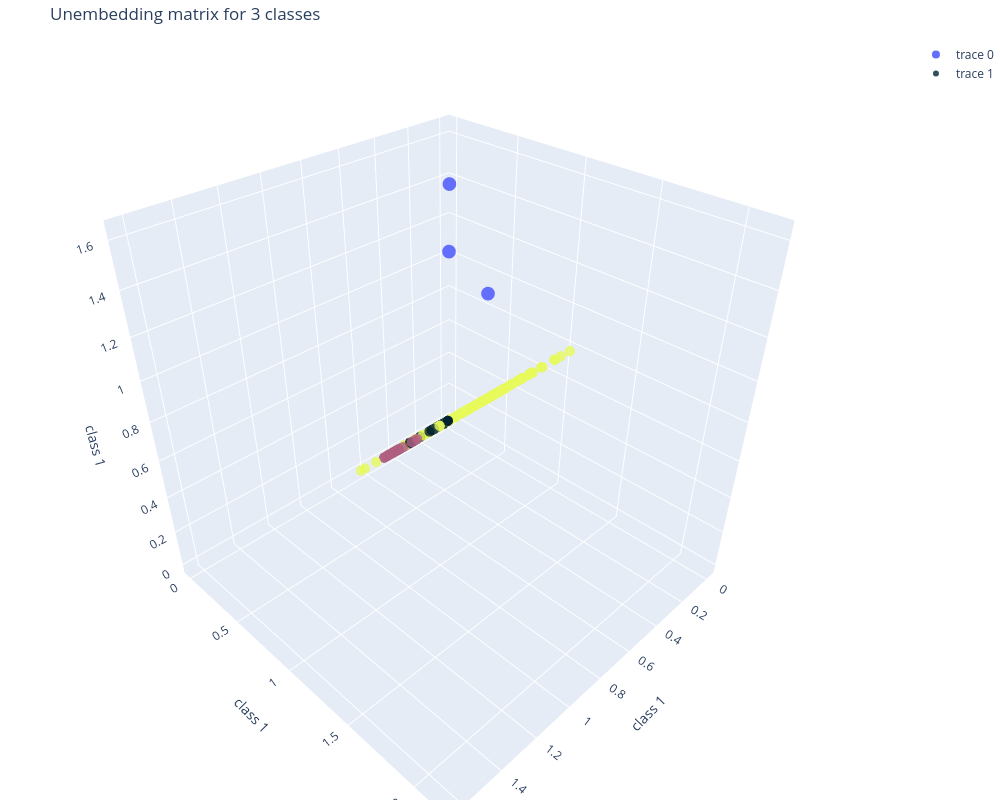

Write notebook code for a chart like this one.
### Code cell
import numpy as np
import plotly.graph_objects as go

# Create the 3D plot using plotly
fig = go.Figure()

w_numpy = model.w.detach().cpu().numpy()

fig.add_trace(go.Scatter3d(
    x=w_numpy[:, 0], y=w_numpy[:, 1], z=w_numpy[:, 2],
    mode='markers', 
))

# fig.add_trace(go.Scatter3d(
#     x=logits[:, 0], y=logits[:, 1], z=logits[:, 2],
#     mode='markers',
#     marker=dict(
#         size=6,
#         color=y_true,
#         colorscale='thermal',
#         opacity=0.8
#     )
# ))

fig.add_trace(go.Scatter3d(
    x=z_vals[:, 0], y=z_vals[:, 1], z=z_vals[:, 2],
    mode='markers',
    marker=dict(
        size=6,
        color=y_true,
        colorscale='thermal',
        opacity=0.8
    )
))

# Update layout for better visualization
# Update layout to increase plot size
fig.update_layout(
    scene=dict(
        xaxis=dict(title='class 1'),
        yaxis=dict(title='class 1'),
        zaxis=dict(title='class 1'),
        aspectmode='cube'
    ),
    title='Unembedding matrix for 3 classes',
    margin=dict(l=0, r=0, b=0, t=40),
    width=1000,  # Set width of the plot
    height=800   # Set height of the plot
)

# Show the plot
fig.show()

### Figure 1 — Plotly figure (JSON) as saved in the notebook; plotly's stock layout.template omitted (floating-point values rounded to 4 significant figures; data arrays with more than 128 entries replaced by an {"elided": "..."} marker saying what was removed)
{"data": [{"mode": "markers", "type": "scatter3d", "x": [0.04551, -0.009788, -0.007402], "y": [0.4251, 0.00259, 0.001813], "z": [0.9291, 1.373, 1.026]}, {"marker": {"color": {"elided": "400 int values"}, "colorscale": [[0, "rgb(3, 35, 51)"], [0.09091, "rgb(13, 48, 100)"], [0.1818, "rgb(53, 50, 155)"], [0.2727, "rgb(93, 62, 153)"], [0.3636, "rgb(126, 77, 143)"], [0.4545, "rgb(158, 89, 135)"], [0.5455, "rgb(193, 100, 121)"], [0.6364, "rgb(225, 113, 97)"], [0.7273, "rgb(246, 139, 69)"], [0.8182, "rgb(251, 173, 60)"], [0.9091, "rgb(246, 211, 70)"], [1, "rgb(231, 250, 90)"]], "opacity": 0.8, "size": 6}, "mode": "markers", "type": "scatter3d", "x": {"elided": "400 float values"}, "y": {"elided": "400 float values"}, "z": {"elided": "400 float values"}}], "layout": {"height": 800, "margin": {"b": 0, "l": 0, "r": 0, "t": 40}, "scene": {"aspectmode": "cube", "xaxis": {"title": {"text": "class 1"}}, "yaxis": {"title": {"text": "class 1"}}, "zaxis": {"title": {"text": "class 1"}}}, "title": {"text": "Unembedding matrix for 3 classes"}, "width": 1000}}
